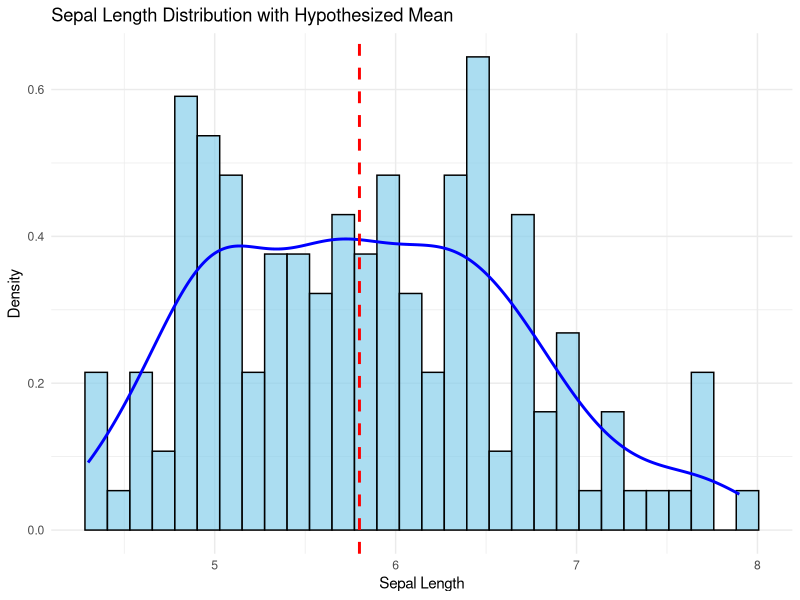
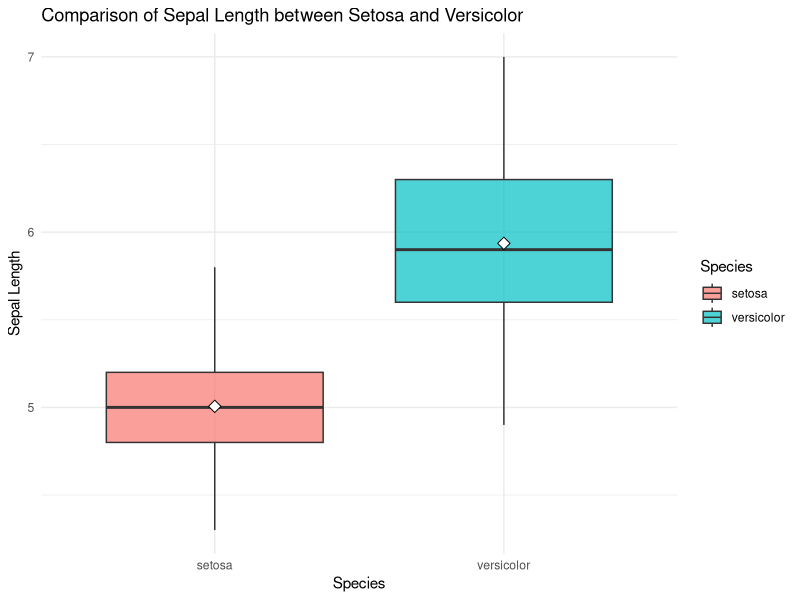
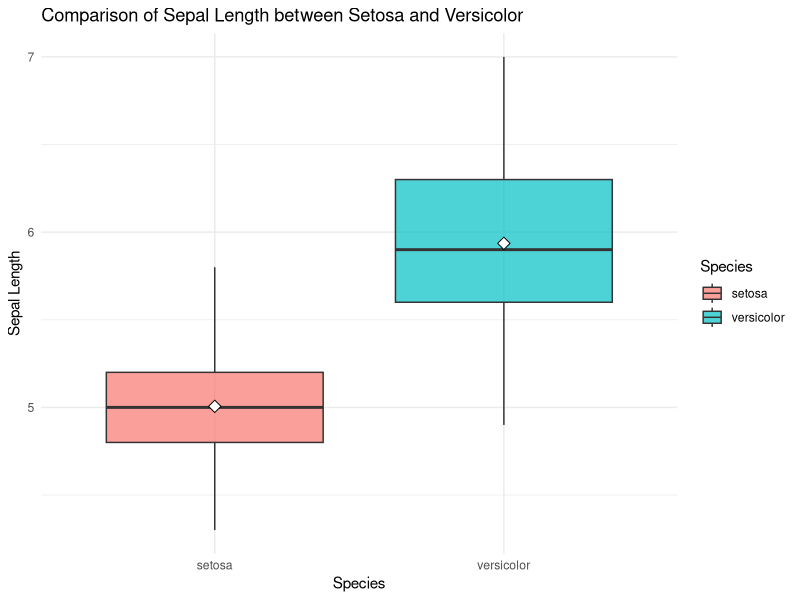

These charts were generated, in order, by the following R code:
library(ggplot2)
library(reshape2)
library(dplyr)


# 1. Load the iris dataset
data(iris)
head(iris)  # View the first few rows
summary(iris)  # Summary of the dataset

# 2. Basics of Hypothesis Testing (no specific code)

# 3. t-Test
# 3.1 One-sample t-test
# Test if the mean Sepal.Length is significantly different from 5.8
t.test(iris$Sepal.Length, mu = 5.8)

# 3.2 Independent t-test
# Filter the data for two species
setosa <- subset(iris, Species == "setosa")
versicolor <- subset(iris, Species == "versicolor")

# Perform an independent t-test
t.test(setosa$Sepal.Length, versicolor$Sepal.Length)


# 4. Visualizing Results
# barplot
q51 <- ggplot(iris, aes(x = Sepal.Length)) +
    geom_histogram(aes(y = ..density..), bins = 30, fill = "skyblue", alpha = 0.7, color = "black") +
    geom_density(color = "blue", size = 1) +
    geom_vline(xintercept = 5.8, linetype = "dashed", color = "red", size = 1) +
    labs(title = "Sepal Length Distribution with Hypothesized Mean",
         x = "Sepal Length",
         y = "Density") +
    theme_minimal()

ggsave("picture/sepal_length_distribution.png", plot = q51, width = 8, height = 6, dpi = 300)

#Q42
q52 <- ggplot(iris %>% filter(Species %in% c("setosa", "versicolor")), 
       aes(x = Species, y = Sepal.Length, fill = Species)) +
    geom_boxplot(alpha = 0.7) +
    stat_summary(fun = mean, geom = "point", shape = 23, size = 3, color = "black", fill = "white") +
    theme_minimal() +
    labs(title = "Comparison of Sepal Length between Setosa and Versicolor",
         x = "Species",
         y = "Sepal Length")

ggsave("picture/q52.png", plot = q52, width = 8, height = 6, dpi = 300)


# Q43
q53 <- ggplot(iris %>% filter(Species %in% c("setosa", "versicolor")), 
              aes(x = Sepal.Length, fill = Species)) +
    geom_density(alpha = 0.5) +
    geom_vline(data = iris %>% filter(Species %in% c("setosa", "versicolor")) %>%
                 group_by(Species) %>%
                 summarise(mean = mean(Sepal.Length)),
               aes(xintercept = mean, color = Species),
               linetype = "dashed", size = 1) +
    theme_minimal() +
    labs(title = "Density Plot of Sepal Length by Species",
         x = "Sepal Length",
         y = "Density")

ggsave("picture/q53.png", plot = q52, width = 8, height = 6, dpi = 300)



